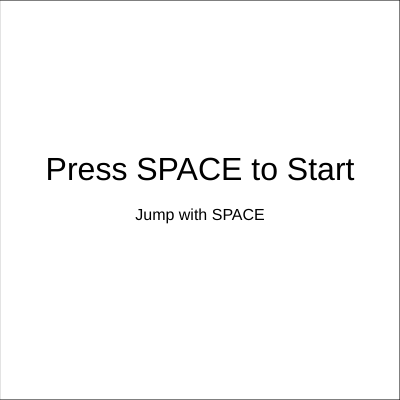
Frame 1 (no input)
Frame 60 (no input): identical to frame 1, image omitted
Frame 120 (the mouse pressed at the canvas centre since frame 60): identical to frame 1, image omitted

The p5.js sketch that drew this single still picture (run headless with seeded random() and noise() and a simulated clock; from frame 60 on, the mouse is pressed at the canvas centre):

// p5.js sketch
// ── sketch.js
let columns = [];
let numColumns = 5; 
let columnWidth = 50;
let ball;
let columnSpeed = 1;
let gameState = "start"; 
let score = 0;
let scoredColumns = []; // Track which columns have been scored

function setup() {
  createCanvas(400, 400);
  resetGame();
   
  ball = {
    x: 100, // Initial X position
    y: height - 30, // Initial Y position near the bottom
    size: 20, // Diameter of the ball
    velocityY: 0, // Initial vertical velocity
    gravity: 0.2, // Gravity effect
    jumpStrength: 7, // Strength of the jump
    isGrounded: false // Check if the ball is on the ground
  };
}

function draw() {
  background('skyblue');
  
  if (gameState === "start") {
    drawStartScreen(); // Draw the start screen
  } else if (gameState === "play") {
    playGame(); // Run the game logic
    displayScore();
  }
}

function drawStartScreen() {
  fill(255); // White background for start screen
  rect(0, 0, width, height); // Draw the background

  fill(0); // Black text
  textAlign(CENTER);
  textSize(32);
  text("Press SPACE to Start", width / 2, height / 2 - 20);
  textSize(16);
  text("Jump with SPACE", width / 2, height / 2 + 20);
}

function playGame() {
  // Move columns to the left
  for (let i = 0; i < columns.length; i++) {
    columns[i].x -= columnSpeed; // Move left

    // Reset column if it goes off-screen
    if (columns[i].x < -columnWidth) {
      columns[i].height = random(60, 250);
      columns[i].x = width + columnWidth;
      scoredColumns[i] = false; // Reset scored status for the column
    }

    // Draw the column
    fill(233, 122, 125); // Column color
    rect(columns[i].x, height - columns[i].height, columnWidth, columns[i].height);
  }

  // Apply gravity to the ball
  if (!ball.isGrounded) {
    ball.velocityY += ball.gravity; // Apply gravity
    ball.y += ball.velocityY; // Move down
  }

  // Check for collision with columns
  ball.isGrounded = false; // Assume the ball is in the air
  for (let i = 0; i < columns.length; i++) {
    if (
      ball.x > columns[i].x &&
      ball.x < columns[i].x + columnWidth &&
      ball.y + ball.size / 2 >= height - columns[i].height
    ) {
      // Ball lands on the column
      ball.y = height - columns[i].height - ball.size / 2; // Position on top of the column
      ball.velocityY = 0; // Reset vertical velocity
      ball.isGrounded = true; // Ball is grounded

      // Increase score only if this column hasn't been scored yet
      if (!scoredColumns[i]) {
        score++; // Increment score when landing on a column
        scoredColumns[i] = true; // Mark this column as scored
      }
      break; // Stop checking after landing on one column
    }
  }

  // Reset ball if it goes below the ground
  if (ball.y > height) {
    ball.y = height - 30; // Reset ball position
    ball.velocityY = 0; // Reset vertical velocity
  }

  // Clamp ball to ground level if it goes below
  if (ball.y + ball.size / 2 > height) {
    ball.y = height - ball.size / 2; // Keep ball on ground
    ball.velocityY = 0; // Reset vertical velocity
    ball.isGrounded = true; // Reset grounded status
  }

  // Draw the ball
  fill(255, 0, 0); // Color of the ball
  ellipse(ball.x, ball.y, ball.size, ball.size); // Draw the ball
}

function displayScore() {
  fill(0);
  textAlign(LEFT);
  textSize(32);
  text("Score: " + score, 10, 30);
}

function resetGame() {
  // Initialize column heights and scored status
  columns = [];
  scoredColumns = []; // Reset scored columns
  for (let i = 0; i < numColumns; i++) {
    columns.push({
      height: random(60, 250),
      x: i * (columnWidth + random(45, 55)), // X position based on index
    });
    scoredColumns.push(false); // Initialize all columns as not scored
  }

  score = 0;
}

function keyPressed() {
  if (gameState === "start" && key === ' ') {
    gameState = "play"; // Switch to the play state
  }

  if (gameState === "play") {
    if (key === ' ') { // Check if spacebar is pressed
      ball.velocityY = -ball.jumpStrength; // Jump up
      ball.isGrounded = false; // Ball is no longer grounded
    }
  }
}
 
